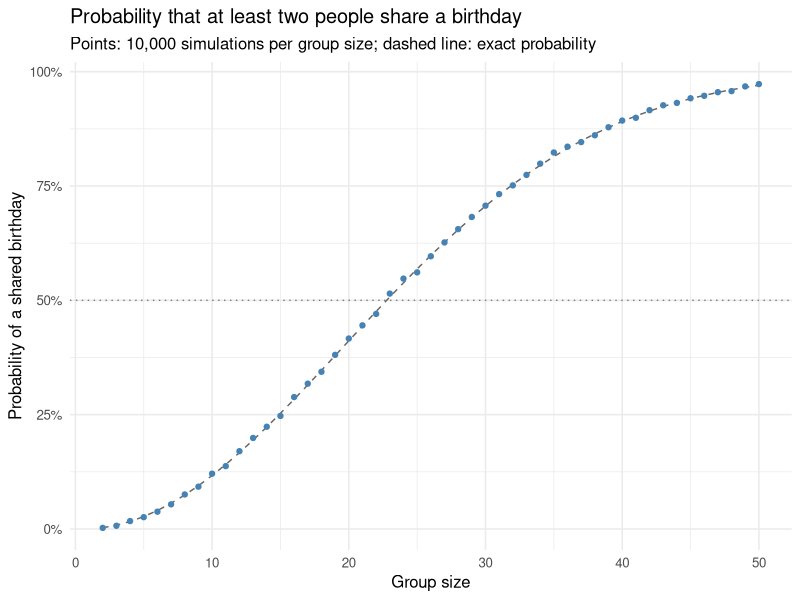

Source code (R):
## ---- chunk 1
library(tidyverse)
library(broom)

knitr::opts_chunk$set(
  fig.width = 8,
  fig.asp = .6,
  out.width = "90%"
)

theme_set(theme_minimal(base_size = 12) + theme(legend.position = "bottom"))

set.seed(8105)
## ---- chunk 2
bday_sim = function(n_people) {
  birthdays = sample(1:365, size = n_people, replace = TRUE)

  any(duplicated(birthdays))
}
## ---- chunk 3
bday_results =
  expand_grid(
    group_size = 2:50,
    iter = 1:10000
  ) |>
  mutate(shared = map_lgl(group_size, bday_sim)) |>
  group_by(group_size) |>
  summarize(prob_shared = mean(shared)) |>
  mutate(
    prob_exact = map_dbl(group_size, \(n) 1 - prod((365 - 0:(n - 1)) / 365))
  )

first_over_half =
  bday_results |>
  filter(prob_shared > 0.5) |>
  pull(group_size) |>
  min()
## ---- chunk 4
bday_results |>
  ggplot(aes(x = group_size, y = prob_shared)) +
  geom_hline(yintercept = 0.5, linetype = "dotted", color = "grey50") +
  geom_line(aes(y = prob_exact), linetype = "dashed", color = "grey40") +
  geom_point(color = "steelblue") +
  scale_y_continuous(labels = scales::percent) +
  labs(
    title = "Probability that at least two people share a birthday",
    subtitle = "Points: 10,000 simulations per group size; dashed line: exact probability",
    x = "Group size",
    y = "Probability of a shared birthday"
  )
